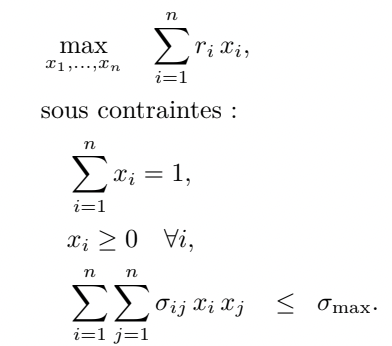
#> input picture exploration_1.png, 392 x 346 px
$ jupyter execute --allow-errors Project_AM_BIZEUL.ipynb
#> lines starting #> are read from the running program, lines starting #| are printed output that depends on the picture
# Project: Optimal Management of an Investment Portfolio

## Disclaimer: The datasets are dummy and not real stock prices.

#### The objective is to determine the optimal allocation of capital between different stocks in order to maximize portfolio returns while controlling risk.
#### Historical market data (stock prices) are used to estimate the variance and covariance of returns.

## Objective and Constraints
#### The classic Markowitz model is generally formulated in two distinct ways:

### Exploration 1: Maximizing return under a risk constraint

[cell 1]
from IPython.display import display
import pandas as pd
from PIL import Image
import kagglehub
import numpy as np
import warnings
warnings.simplefilter("ignore")

display((Image.open("exploration_1.png").convert("RGB")).resize((350, 300)))
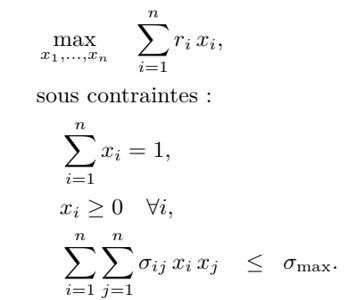
#> shown: PIL image 350x300 RGB; mean R, G, B 248.5, 248.5, 248.5

### Exploration 2: Yield-Risk Trade-off formulation (single-objective)

[cell 2]
display((Image.open("exploration_2.png").convert("RGB")).resize((400, 200)))
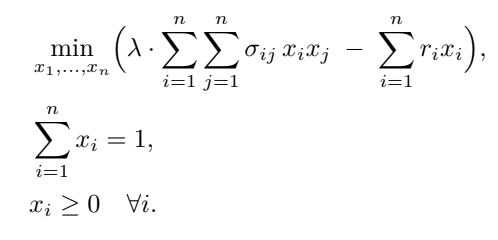
#> input picture exploration_2.png, 498 x 240 px
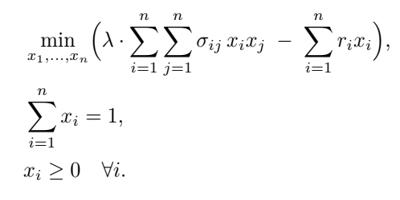
#> shown: PIL image 400x200 RGB; mean R, G, B 249, 249, 249

##### This model directly combines return and variance into a single objective function, with a parameter λ > 0 controlling risk aversion. The larger λ is, the more variance minimization outweighs return maximization.

## We install the data set from kaggle.
(Beware, these are dummy data.)

#> (a cell that did not finish here is left out)

#> (a cell that did not finish here is left out)

#### We're going to create a data set that will retrieve only the “close prices” of each selected stock.

#> (a cell that did not finish here is left out)

#> (a cell that did not finish here is left out)

## Preliminary metrics :

-  daily return

[cell 7]
display((Image.open("daily_return.png").convert("RGB")).resize((200, 100)))
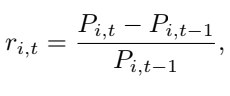
#> input picture daily_return.png, 230 x 96 px
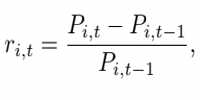
#> shown: PIL image 200x100 RGB; mean R, G, B 246.3, 246.3, 246.3

[cell 8]
# [10 lines left out: function rendement_quotidient, not called in this run]

#> (a cell that did not finish here is left out)

#> (a cell that did not finish here is left out)

-  average return

[cell 11]
display((Image.open("mean_return.png").convert("RGB")).resize((200, 100)))
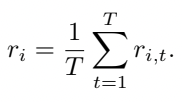
#> input picture mean_return.png, 182 x 102 px
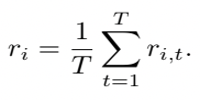
#> shown: PIL image 200x100 RGB; mean R, G, B 245.5, 245.5, 245.5

[cell 12]
# [6 lines left out: function mean_return, not called in this run]

[cell 13]
mean_return_stock={}
#> (the rest of this cell did not finish here and is left out)

#> (a cell that did not finish here is left out)

-  volatility of each asset (Volatility expressed by the stock covariance matrix)

[cell 15]
display((Image.open("volatillity.png").convert("RGB")).resize((400, 100)))
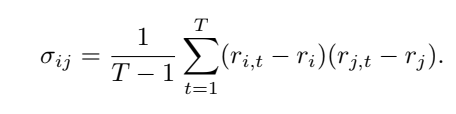
#> input picture volatillity.png, 456 x 114 px
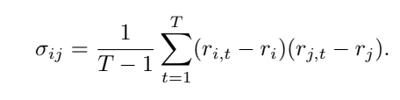
#> shown: PIL image 400x100 RGB; min 0, max 255, mean 249.1

#> (a cell that did not finish here is left out)

[cell 17]
objective_function=[]
for name, data in mean_return_stock.items():
    objective_function.append(data)

objective_function= np.array(objective_function).reshape(len(objective_function),)
objective_function
